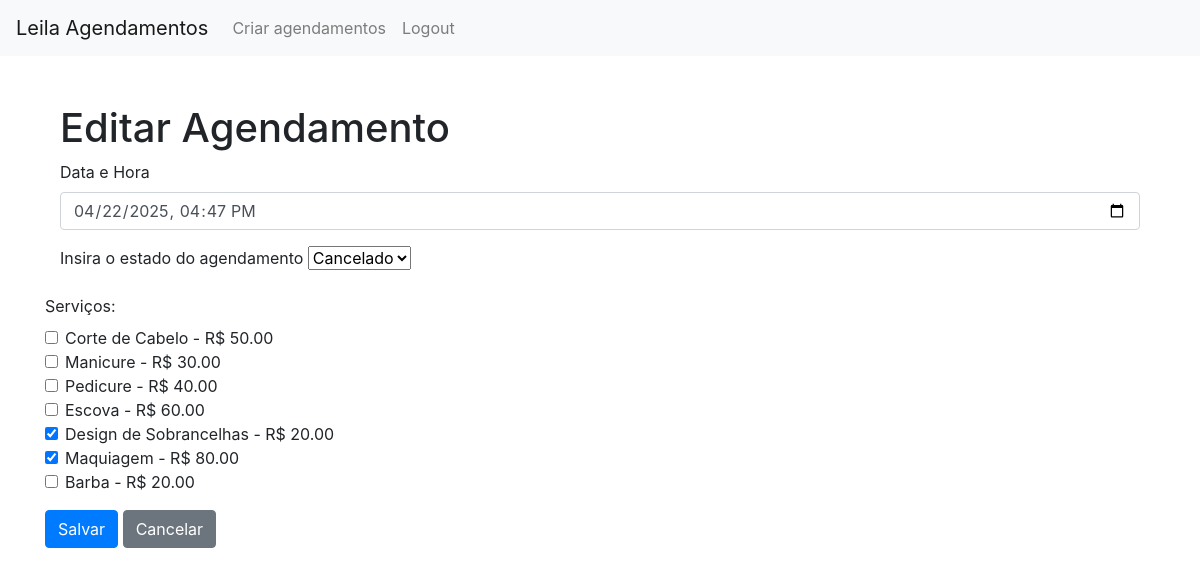
/editarAgendamento/5 (signed in), run on an earlier commit of the app's database.
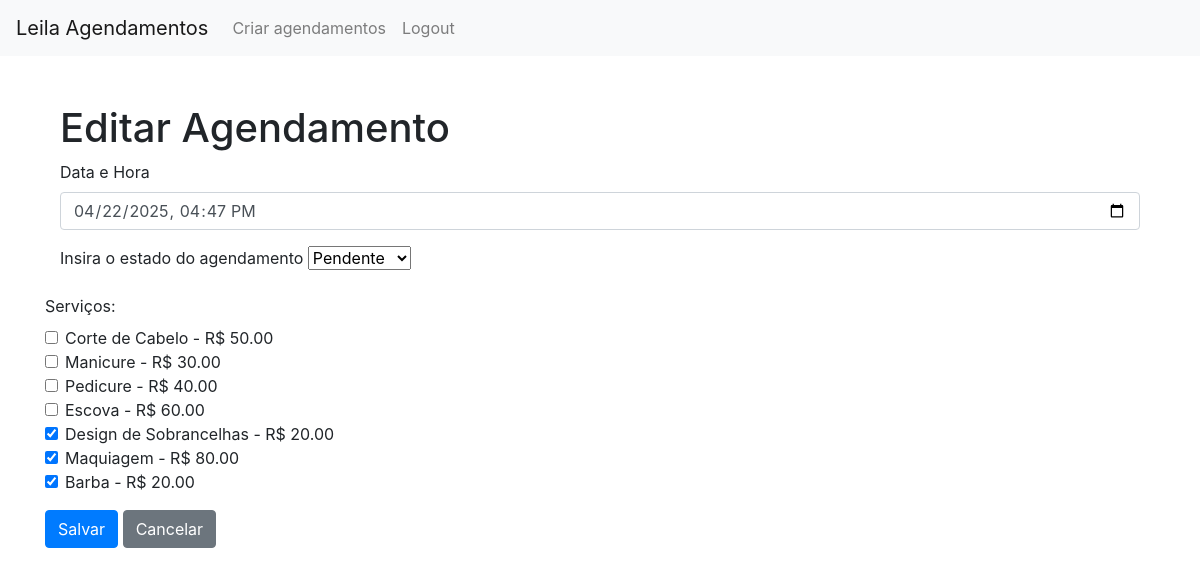
And on a later commit of the database.
### models.py (models this page shows)
class Agendamentos(db.Model):
    __tablename__ = 'agendamentos'
    id = db.Column(db.Integer, primary_key=True)
    clienteId = db.Column(db.Integer, db.ForeignKey('cliente.id'), nullable=False)
    data = db.Column(db.DateTime, nullable=False)
    estado = db.Column(db.Enum(Estado), default=Estado.pendente, nullable=False)
    cliente = db.relationship('Cliente', backref='agendamentos')
    is_confirmed = db.Column(db.Boolean, default=False)

class Servico(db.Model):
    id = db.Column(db.Integer, primary_key=True)
    nome = db.Column(db.String(100), nullable=False)
    preco = db.Column(db.Float, nullable=False)
    descricao = db.Column(db.Text)

### app.py (the view, shortened to what this page needs)
@app.route('/editarAgendamento/<int:id>', methods=['GET', 'POST'])
@login_required
def editarAgendamento(id):
    agendamento = Agendamentos.query.get_or_404(id) # recebe o id
    todosServicos = Servico.query.all()  # Todos os serviços disponíveis
    if not current_user.is_admin:
        dataAgendado = agendamento.data
        dataHoje = datetime.now()
        distancia = (dataAgendado - dataHoje).days
        if abs(distancia) < 2: # se o agendamento for em até dois dias, editarAgendamento não abre
            return "Infelizmente, edições só podem ser feitas até dois dias antes do agendamento. Ligue para a Leila em 55555555 para alterações."
    servicos = Servico.query.all()
    return render_template('editarAgendamento.html', agendamento=agendamento, servicos=servicos, estados=Estado, todos_servicos=todosServicos)

### app.py (called while the page is built)
@lm.user_loader # decorador para carregar user
def load_user(id): # pega o id para carregar user
    cliente = db.session.query(Cliente).filter_by(id=id).first()
    return cliente

### templates/editarAgendamento.html (shortened to what this page needs)
{% extends 'header.html' %}
{% block content %}
<div class="container mt-5">
    <h1>Editar Agendamento</h1>
    <form method="POST">
        <div class="form-group">
            <label for="dataHora">Data e Hora</label>
            <input type="datetime-local" class="form-control" id="dataHora" name="dataHora" value="{{ agendamento .data.strftime('%Y-%m-%dT%H:%M') }}" required>
        </div>
        <div class="form-group">
            <label for="estado">Insira o estado do agendamento</label>
            <select class="form-select" id="estado" name="estado">
                {% for estado in estados %}
                    <option
                        value="{{ estado.name }}"
                        {% if estado == agendamento.estado %}selected{% endif %}
                    >
                        {{ estado.value | capitalize }}
                    </option>
                {% endfor %}
            </select>
        </div>
        </div>
        <div class="form-group">
            <label class="form-label">Serviços:</label>
        {% for servico in todos_servicos %}
            <div class="form-check">
                <input
                    class="form-check-input"
                    type="checkbox"
                    name="servicos"
                    value="{{ servico.id }}"
                    id="servico{{ servico.id }}"
                    {% if servico in agendamento.servicos %}checked{% endif %}
                    >
                <label class="form-check-label" for="servico{{ servico.id }}">
                    {{ servico.nome }} - R$ {{ "%.2f"|format(servico.preco) }}
                </label>
            </div>
        {% endfor %}
    </div>
            <button type="submit" class="btn btn-primary">Salvar</button>
        <a href="{{ url_for('home') }}" class="btn btn-secondary">Cancelar</a>
</div>
{% endblock %}

What changed in the data, as far as the page shows it:
changed Agendamentos: estado "Cancelado" → "Pendente"
computed for Servico "Barba": servicos "☐" → "☑"
